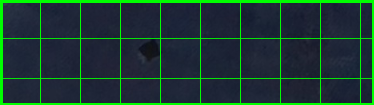
#> input picture ai_mesurement/debug_ruler_prova.png, 374 x 105 px
$ python -i ruler_detection_smart.py   (imports and definitions only)
#> lines starting #> are read from the running program, lines starting #| are printed output that depends on the picture; after the words box and inside, x2 and y2 are one past the last pixel; in counts of white or black regions, pixels touching at a corner belong together
#> further down, picture is the input picture: shape (105, 374, 3); mean B, G, R 48.9, 58.2, 27.2
"""
Smart Ruler Detection - Hybrid CV + Simple ML approach
Solves the marking/text problem without heavy models
"""

import cv2
import numpy as np
from typing import Dict, List, Tuple, Optional
from scipy import stats


class SmartRulerDetector:
    """
    Intelligent ruler detection using multiple CV techniques
    No heavy ML models required - uses geometric and edge-based methods
    """

    def __init__(self, known_length_cm: float = 31.0, debug: bool = False):
        self.known_length_cm = known_length_cm
        self.debug = debug

    def detect_ruler(self, image: np.ndarray) -> Dict:
        """
        Detect ruler using multi-strategy approach

        Strategies:
        1. Edge-based detection (Hough Lines)
        2. Color blob + shape analysis
        3. Geometric validation
        """
        print(f"🔍 Detecting ruler using smart CV methods...")

        # Try multiple strategies
        candidates = []

        # Strategy 1: Hough Line Transform for straight edges
        ruler_lines = self._detect_ruler_by_edges(image)
        if ruler_lines:
            candidates.append(('hough_lines', ruler_lines))

        # Strategy 2: Color segmentation + morphology (improved)
        ruler_color = self._detect_ruler_by_color_improved(image)
        if ruler_color:
            candidates.append(('color_morphology', ruler_color))

        # Strategy 3: Texture + elongation analysis
        ruler_texture = self._detect_ruler_by_texture(image)
        if ruler_texture:
            candidates.append(('texture', ruler_texture))

        if not candidates:
            raise ValueError("No ruler detected using any strategy")

        # Score and select best candidate
        best_candidate = self._select_best_ruler(candidates, image)

        if self.debug:
            self._visualize_detection(image, best_candidate)

        return best_candidate

    def _detect_ruler_by_edges(self, image: np.ndarray) -> Optional[Dict]:
        """Detect ruler using edge detection + Hough Lines"""

        # Convert to grayscale
        gray = cv2.cvtColor(image, cv2.COLOR_BGR2GRAY)
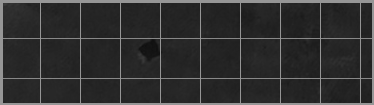
#> gray: shape (105, 374); min 15, max 150, mean 48

        # Focus on bottom third of image where ruler is typically placed
        height = gray.shape[0]
#> height = 105
        bottom_region = gray[height*2//3:, :]
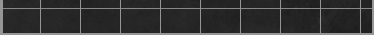
#> bottom_region: shape (35, 374); min 28, max 150, mean 50.2

        # Strong edge detection on bottom region
        edges_bottom = cv2.Canny(bottom_region, 50, 150, apertureSize=3)
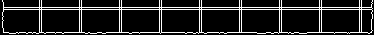
#> edges_bottom: shape (35, 374); 13% white in thin lines or dots

        # Also check full image for fallback
        edges = cv2.Canny(gray, 50, 150, apertureSize=3)
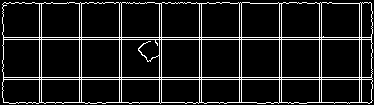
#> edges: shape (105, 374); 10.6% white in thin lines or dots

        # Morphological operations to connect edges
        kernel = cv2.getStructuringElement(cv2.MORPH_RECT, (5, 5))
        edges_bottom = cv2.dilate(edges_bottom, kernel, iterations=1)
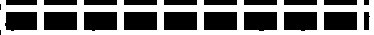
#> edges_bottom: shape (35, 374); 47.1% white; 1 white region, box (x1, y1, x2, y2) and area: (0, 0, 374, 35) 6160
        edges = cv2.dilate(edges, kernel, iterations=1)
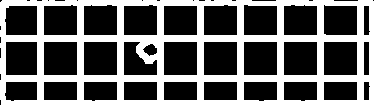
#> edges: shape (105, 374); 39.1% white; 1 white region, box (x1, y1, x2, y2) and area: (0, 0, 374, 105) 15374

        # First try to detect lines in bottom region (where ruler usually is)
        lines_bottom = cv2.HoughLinesP(
            edges_bottom,
            rho=1,
            theta=np.pi/180,
            threshold=80,
            minLineLength=300,
            maxLineGap=30
        )
#> lines_bottom = [[1, 32, 373, 32], [1, 5, 373, 5], [1, 31, 373, 31], [1, 33, 373, 33], [1, 8, 373, 8], [1, 34, 373, 34], [1, 6, 373, 6], [0, 11, 373, 11], [1, 30, 373, 30], [1, 9, 373, 9], [1, 7, 373, 7], [0, 10, 373, 10]]

        # Also detect lines in full image as fallback
        lines_full = cv2.HoughLinesP(
            edges,
            rho=1,
            theta=np.pi/180,
            threshold=80,
            minLineLength=300,
            maxLineGap=30
        )
#> lines_full = 25 rows, first 6: [1, 103, 373, 103], [1, 77, 373, 77], [1, 78, 373, 78], [1, 104, 373, 104], [0, 2, 373, 2], [0, 80, 373, 80]

        ruler_candidates = []

        # Process bottom region lines (prioritized)
        if lines_bottom is not None:
            offset_y = height * 2 // 3  # Offset for bottom region
#> offset_y = 70
            for line in lines_bottom:
                x1, y1, x2, y2 = line[0]
                # Adjust y coordinates for bottom region
                y1 += offset_y
                y2 += offset_y
                length = np.sqrt((x2-x1)**2 + (y2-y1)**2)
                angle = np.abs(np.arctan2(y2-y1, x2-x1) * 180 / np.pi)

                is_horizontal = angle < 10 or angle > 170

                # Prioritize horizontal rulers in bottom region
                if is_horizontal and 400 < length < 1500:
                    ruler_candidates.append({
                        'line': (x1, y1, x2, y2),
                        'length': length,
                        'angle': angle,
                        'orientation': 'horizontal',
                        'priority': 2  # Higher priority for bottom horizontal
                    })
#> this loop made 12 passes
#> (line, x1, y1, y2, length) on passes 1 to 12: ([[1, 32, 373, 32]], 1, 102, 102, 372), ([[1, 5, 373, 5]], 1, 75, 75, 372), ([[1, 31, 373, 31]], 1, 101, 101, 372), ([[1, 33, 373, 33]], 1, 103, 103, 372), ([[1, 8, 373, 8]], 1, 78, 78, 372), ([[1, 34, 373, 34]], 1, 104, 104, 372), ([[1, 6, 373, 6]], 1, 76, 76, 372), ([[0, 11, 373, 11]], 0, 81, 81, 373), ([[1, 30, 373, 30]], 1, 100, 100, 372), ([[1, 9, 373, 9]], 1, 79, 79, 372), ([[1, 7, 373, 7]], 1, 77, 77, 372), ([[0, 10, 373, 10]], 0, 80, 80, 373)
#> after the loop, ruler_candidates = []

        # Process full image lines (lower priority)
        if lines_full is not None:
            for line in lines_full:
                x1, y1, x2, y2 = line[0]
                length = np.sqrt((x2-x1)**2 + (y2-y1)**2)
                angle = np.abs(np.arctan2(y2-y1, x2-x1) * 180 / np.pi)

                is_horizontal = angle < 10 or angle > 170
                is_vertical = 80 < angle < 100

                if (is_horizontal or is_vertical) and 400 < length < 1500:
                    # Check if it's in bottom half
                    in_bottom = y1 > height/2 and y2 > height/2
                    ruler_candidates.append({
                        'line': (x1, y1, x2, y2),
                        'length': length,
                        'angle': angle,
                        'orientation': 'horizontal' if is_horizontal else 'vertical',
                        'priority': 1 if (is_horizontal and in_bottom) else 0
                    })
#> this loop made 25 passes
#> (x1, y1, x2, y2, length) on passes 1 to 12: (1, 103, 373, 103, 372), (1, 77, 373, 77, 372), (1, 78, 373, 78, 372), (1, 104, 373, 104, 372), (0, 2, 373, 2, 373), (0, 80, 373, 80, 373), (1, 76, 373, 76, 372), (1, 37, 373, 37, 372), (0, 3, 373, 3, 373), (0, 36, 373, 36, 373), (1, 101, 373, 101, 372), (1, 75, 373, 75, 372)

        if not ruler_candidates:
            print(f"   ⚠️ No ruler candidates found within expected size range (400-1500 pixels)")
            return None

        print(f"   📏 Found {len(ruler_candidates)} ruler candidates")

        # Sort by priority first, then by length
        # Higher priority = horizontal rulers in bottom region
        best = max(ruler_candidates, key=lambda x: (x.get('priority', 0), x['length']))

        # Debug output
        print(f"   📏 Detected line length: {best['length']:.1f} pixels")
        print(f"   📏 Known ruler length: {self.known_length_cm} cm")
        calculated_scale = best['length'] / self.known_length_cm
        print(f"   📏 Calculated scale: {calculated_scale:.2f} pixels/cm")

        # Save debug visualization if in debug mode
        if self.debug:
            debug_img = image.copy()
            x1, y1, x2, y2 = best['line']
            cv2.line(debug_img, (x1, y1), (x2, y2), (0, 255, 0), 3)
            cv2.putText(debug_img, f"Detected Ruler: {best['length']:.0f}px",
                       (x1, y1-10), cv2.FONT_HERSHEY_SIMPLEX, 1, (0, 255, 0), 2)
            cv2.imwrite("ruler_detection_debug.png", debug_img)
            print(f"   📊 Debug image saved: ruler_detection_debug.png")

        return {
            'method': 'hough_lines',
            'bbox': self._line_to_bbox(best['line'], image.shape),
            'length_pixels': best['length'],
            'pixels_per_cm': calculated_scale,
            'orientation': best['orientation'],
            'confidence': min(0.9, best['length'] / 2000)  # Higher confidence for longer lines
        }

    def _detect_ruler_by_color_improved(self, image: np.ndarray) -> Optional[Dict]:
        """
        Improved color-based detection
        Detects green, orange, and brown rulers
        """

        hsv = cv2.cvtColor(image, cv2.COLOR_BGR2HSV)
#> hsv: shape (105, 374, 3); mean H, S, V 107, 127.4, 74.1

        # Try multiple color ranges for typical rulers
        masks = []

        # Orange/Brown wooden rulers (most common)
        lower_orange = np.array([10, 50, 50])
        upper_orange = np.array([25, 255, 255])
        orange_mask = cv2.inRange(hsv, lower_orange, upper_orange)
#> orange_mask: shape (105, 374); every value is 0
        masks.append(orange_mask)

        # Brown rulers
        lower_brown = np.array([10, 30, 30])
        upper_brown = np.array([20, 200, 150])
        brown_mask = cv2.inRange(hsv, lower_brown, upper_brown)
        masks.append(brown_mask)

        # Green rulers
        lower_green = np.array([30, 20, 20])
        upper_green = np.array([90, 255, 255])
        green_mask = cv2.inRange(hsv, lower_green, upper_green)
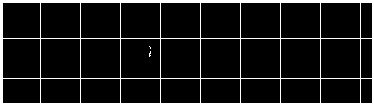
#> green_mask: shape (105, 374); 10.2% white; 3 white regions (2 under 20 px), largest, box (x1, y1, x2, y2) and area: (0, 0, 374, 105) 3990
        masks.append(green_mask)

        # Yellow rulers
        lower_yellow = np.array([20, 100, 100])
        upper_yellow = np.array([30, 255, 255])
        yellow_mask = cv2.inRange(hsv, lower_yellow, upper_yellow)
        masks.append(yellow_mask)

        # Combine all masks
        combined_mask = masks[0]
        for mask in masks[1:]:
            combined_mask = cv2.bitwise_or(combined_mask, mask)
#> this loop made 3 passes

        # Aggressive morphology to connect ruler parts
        # Use directional kernels
        kernel_h = cv2.getStructuringElement(cv2.MORPH_RECT, (50, 1))
        kernel_v = cv2.getStructuringElement(cv2.MORPH_RECT, (1, 50))

        mask_h = cv2.morphologyEx(combined_mask, cv2.MORPH_CLOSE, kernel_h, iterations=2)
#> mask_h: shape (105, 374); every value is 255
        mask_v = cv2.morphologyEx(combined_mask, cv2.MORPH_CLOSE, kernel_v, iterations=2)

        # Combine both
        connected_mask = cv2.bitwise_or(mask_h, mask_v)

        # Find contours
        contours, _ = cv2.findContours(connected_mask, cv2.RETR_EXTERNAL, cv2.CHAIN_APPROX_SIMPLE)
#> contours = [[[0, 0], [0, 104], [373, 104], [373, 0]]]

        if not contours:
            return None

        # Find best ruler candidate
        image_width = image.shape[1]
#> image_width = 374
        best_score = 0
        best_contour = None

        for contour in contours:
            area = cv2.contourArea(contour)
            if area < 5000:
                continue

            x, y, w, h = cv2.boundingRect(contour)
            aspect_ratio = max(w, h) / max(min(w, h), 1)

            # Ruler: high aspect ratio + near edge + good size
            if aspect_ratio > 2:
                position_score = 2.0 if x < image_width * 0.2 else 1.0
                score = aspect_ratio * np.sqrt(area) * position_score

                if score > best_score:
                    best_score = score
                    best_contour = contour
#> this loop made 1 pass
#> (area, x, y, w, h, aspect_ratio, position_score, score) on pass 1: (38792, 0, 0, 374, 105, 3.56, 2, 1403.1)
#> after the loop, best_score = 1403.1

        if best_contour is None:
            return None

        # Calculate length from contour extreme points
        leftmost = tuple(best_contour[best_contour[:, :, 0].argmin()][0])
#> leftmost = (0, 0)
        rightmost = tuple(best_contour[best_contour[:, :, 0].argmax()][0])
#> rightmost = (373, 104)
        topmost = tuple(best_contour[best_contour[:, :, 1].argmin()][0])
#> topmost = (0, 0)
        bottommost = tuple(best_contour[best_contour[:, :, 1].argmax()][0])
#> bottommost = (0, 104)

        h_dist = np.sqrt((rightmost[0]-leftmost[0])**2 + (rightmost[1]-leftmost[1])**2)
#> h_dist = 387.2
        v_dist = np.sqrt((bottommost[0]-topmost[0])**2 + (bottommost[1]-topmost[1])**2)
#> v_dist = 104

        length_pixels = max(h_dist, v_dist)
#> length_pixels = 387.2
        orientation = 'vertical' if v_dist > h_dist else 'horizontal'
#> orientation = 'horizontal'

        x, y, w, h = cv2.boundingRect(best_contour)

        return {
            'method': 'color_improved',
            'bbox': (x, y, w, h),
            'length_pixels': length_pixels,
            'pixels_per_cm': length_pixels / self.known_length_cm,
            'orientation': orientation,
            'confidence': min(0.85, best_score / 50000)
        }

    def _detect_ruler_by_texture(self, image: np.ndarray) -> Optional[Dict]:
        """
        Detect ruler by analyzing texture patterns
        Rulers have regular marking patterns
        """

        gray = cv2.cvtColor(image, cv2.COLOR_BGR2GRAY)

        # Apply Gabor filters to detect regular patterns
        # Rulers often have regular markings at intervals

        # Compute standard deviation in sliding windows
        # Rulers have consistent texture (markings every cm)

        # This is a simplified version - full implementation would use
        # multiple Gabor filter orientations

        # For now, return None (not implemented in basic version)
        return None

    def _select_best_ruler(self, candidates: List[Tuple[str, Dict]], image: np.ndarray) -> Dict:
        """Select best ruler detection from multiple candidates"""

        if len(candidates) == 1:
            return candidates[0][1]

        # Score each candidate
        scored = []
        for method, ruler_info in candidates:
            score = ruler_info.get('confidence', 0.5)

            # Bonus for longer detections (more reliable)
            if ruler_info['length_pixels'] > 1500:
                score += 0.1

            # Bonus for edge-based detection (most reliable)
            if method == 'hough_lines':
                score += 0.05

            scored.append((score, ruler_info))

        # Return highest scoring candidate
        scored.sort(key=lambda x: x[0], reverse=True)
        best = scored[0][1]

        print(f"   ✅ Best method: {best['method']} (confidence: {best.get('confidence', 0):.2f})")

        return best

    def _line_to_bbox(self, line: Tuple[int, int, int, int], image_shape: Tuple) -> Tuple:
        """Convert line to bounding box"""
        x1, y1, x2, y2 = line

        # Add margin around line
        margin = 20
        x_min = max(0, min(x1, x2) - margin)
        x_max = min(image_shape[1], max(x1, x2) + margin)
        y_min = max(0, min(y1, y2) - margin)
        y_max = min(image_shape[0], max(y1, y2) + margin)

        return (x_min, y_min, x_max - x_min, y_max - y_min)

    def _visualize_detection(self, image: np.ndarray, ruler_info: Dict):
        """Save debug visualization"""
        import matplotlib.pyplot as plt

        vis = image.copy()
        x, y, w, h = ruler_info['bbox']

        cv2.rectangle(vis, (x, y), (x+w, y+h), (0, 255, 0), 3)

        text = f"{ruler_info['method']}: {ruler_info['length_pixels']:.0f}px = {self.known_length_cm}cm"
        cv2.putText(vis, text, (x, y-10), cv2.FONT_HERSHEY_SIMPLEX, 0.7, (0, 255, 0), 2)

        plt.figure(figsize=(12, 8))
        plt.imshow(cv2.cvtColor(vis, cv2.COLOR_BGR2RGB))
        plt.title(f"Ruler Detection: {ruler_info['method']}")
        plt.axis('off')
        plt.tight_layout()
        plt.savefig('debug_smart_ruler_detection.png', dpi=150, bbox_inches='tight')
        plt.close()

        print(f"✅ Debug visualization saved: debug_smart_ruler_detection.png")

>>> import cv2
>>> picture = cv2.imread('../debug_ruler_prova.png')
>>> result = SmartRulerDetector().detect_ruler(picture)
#> in detect_ruler, `ruler_color = self._detect_ruler_by_color_improved(image)`: ruler_color = {'method': 'color_improved', 'bbox': (0, 0, 374, 105), 'length_pixels': 387.2, 'pixels_per_cm': 12.49, 'orientation': 'horizontal', 'confidence': 0.0281}
#> in detect_ruler, `best_candidate = self._select_best_ruler(candidates, image)`: best_candidate has the same summary as ruler_color
#> result has the same summary as ruler_color in detect_ruler
